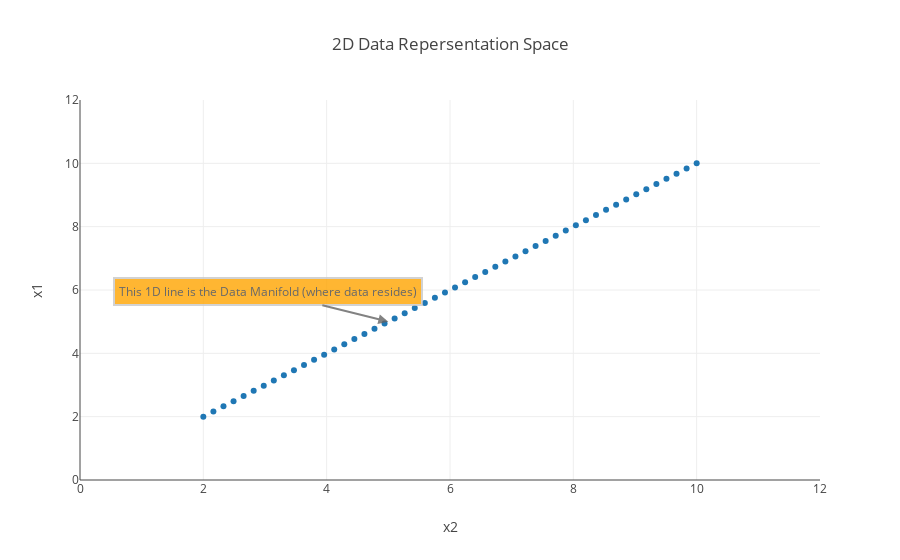

Notebook code for this chart:
### Markdown cell above
### How Autoencoders Work

### Code cell
from plotly.offline import init_notebook_mode, iplot
import plotly.graph_objs as go
import numpy as np
init_notebook_mode(connected=True)

# generate random data
N=50
random_x = np.linspace(2, 10, N)
random_y1 = np.linspace(2, 10, N)
random_y2 = np.linspace(2, 10, N)

trace1 = go.Scatter(x = random_x, y = random_y1, mode="markers", name="Actual Data")
trace2 = go.Scatter(x = random_x, y = random_y2, mode="lines", name="Model")
layout = go.Layout(title="2D Data Repersentation Space", xaxis=dict(title="x2", range=(0,12)), 
                   yaxis=dict(title="x1", range=(0,12)), height=400, 
                   annotations=[dict(x=5, y=5, xref='x', yref='y', text='This 1D line is the Data Manifold (where data resides)',
                   showarrow=True, align='center', arrowhead=2, arrowsize=1, arrowwidth=2, arrowcolor='#636363',
                   ax=-120, ay=-30, bordercolor='#c7c7c7', borderwidth=2, borderpad=4, bgcolor='orange', opacity=0.8)])
figure = go.Figure(data = [trace1], layout = layout)
iplot(figure)

### Figure 1 — Plotly figure (JSON) as saved in the notebook; plotly's stock layout.template omitted (floating-point values rounded to 4 significant figures)
{"data": [{"mode": "markers", "name": "Actual Data", "type": "scatter", "uid": "95d4f66d-427b-4bb4-bd51-d58da207383b", "x": [2, 2.163, 2.327, 2.49, 2.653, 2.816, 2.98, 3.143, 3.306, 3.469, 3.633, 3.796, 3.959, 4.122, 4.286, 4.449, 4.612, 4.776, 4.939, 5.102, 5.265, 5.429, 5.592, 5.755, 5.918, 6.082, 6.245, 6.408, 6.571, 6.735, 6.898, 7.061, 7.224, 7.388, 7.551, 7.714, 7.878, 8.041, 8.204, 8.367, 8.531, 8.694, 8.857, 9.02, 9.184, 9.347, 9.51, 9.673, 9.837, 10], "y": [2, 2.163, 2.327, 2.49, 2.653, 2.816, 2.98, 3.143, 3.306, 3.469, 3.633, 3.796, 3.959, 4.122, 4.286, 4.449, 4.612, 4.776, 4.939, 5.102, 5.265, 5.429, 5.592, 5.755, 5.918, 6.082, 6.245, 6.408, 6.571, 6.735, 6.898, 7.061, 7.224, 7.388, 7.551, 7.714, 7.878, 8.041, 8.204, 8.367, 8.531, 8.694, 8.857, 9.02, 9.184, 9.347, 9.51, 9.673, 9.837, 10]}], "layout": {"annotations": [{"align": "center", "arrowcolor": "#636363", "arrowhead": 2, "arrowsize": 1, "arrowwidth": 2, "ax": -120, "ay": -30, "bgcolor": "orange", "bordercolor": "#c7c7c7", "borderpad": 4, "borderwidth": 2, "opacity": 0.8, "showarrow": true, "text": "This 1D line is the Data Manifold (where data resides)", "x": 5, "xref": "x", "y": 5, "yref": "y"}], "autosize": true, "title": {"text": "2D Data Repersentation Space"}, "xaxis": {"range": [0, 12], "title": {"text": "x2"}, "type": "linear"}, "yaxis": {"range": [0, 12], "title": {"text": "x1"}, "type": "linear"}}}
